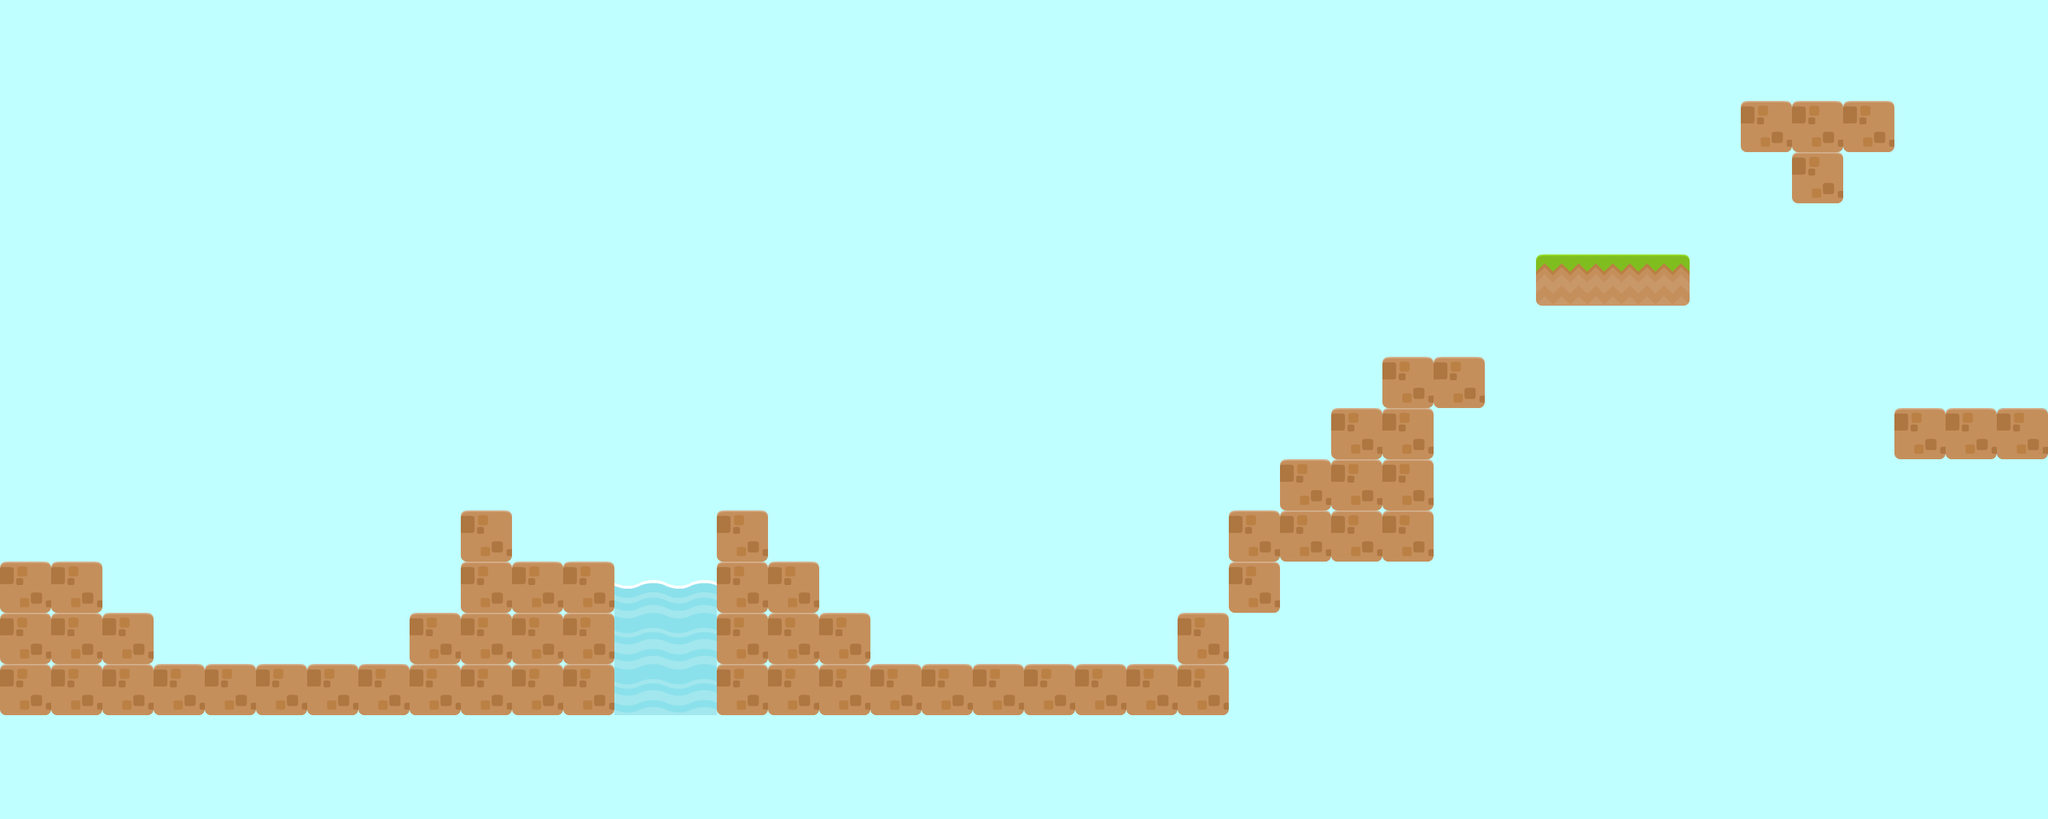

This game map was drawn from its Tiled (.tmx) file and the tilesets committed beside it. A one-line description and the full map source follow:
An orthogonal 40x16 tile map with 70x70 px tiles, 2 tile layers (background, tiles) and 37 objects (20x pedra, 3x grumpy, 3x life, 3x book, 2x frog, ...).

<map version="1.0" orientation="orthogonal" renderorder="right-down" width="40" height="16" tilewidth="70" tileheight="70" backgroundcolor="#c0ffff" nextobjectid="57">
 <tileset firstgid="1" name="tiles_spritesheet" tilewidth="72" tileheight="72">
  <image source="tiles_spritesheet.png" width="864" height="936" />
 </tileset>
 <layer name="background" width="40" height="16">
  <data encoding="csv">
0,0,0,0,0,0,0,0,0,0,0,0,0,0,0,0,0,0,0,0,0,0,0,0,0,0,0,0,0,0,0,0,0,0,0,0,0,0,0,0,
0,0,0,0,0,0,0,0,0,0,0,0,0,0,0,0,0,0,0,0,0,0,0,0,0,0,0,0,0,0,0,0,0,0,0,0,0,0,0,0,
0,0,0,0,0,0,0,0,0,0,0,0,0,0,0,0,0,0,0,0,0,0,0,0,0,0,0,0,0,0,0,0,0,0,0,0,0,0,0,0,
0,0,0,0,0,0,0,0,0,0,0,0,0,0,0,0,0,0,0,0,0,0,0,0,0,0,0,0,0,0,0,0,0,0,0,0,0,0,0,0,
0,0,0,0,0,0,0,0,0,0,0,0,0,0,0,0,0,0,0,0,0,0,0,0,0,0,0,0,0,0,0,0,0,0,0,0,0,0,0,0,
0,0,0,0,0,0,0,0,0,0,0,0,0,0,0,0,0,0,0,0,0,0,0,0,0,0,0,0,0,0,0,0,0,0,0,0,0,0,0,0,
0,0,0,0,0,0,0,0,0,0,0,0,0,0,0,0,0,0,0,0,0,0,0,0,0,0,0,0,0,0,0,0,0,0,0,0,0,0,0,0,
0,0,0,0,0,0,0,0,0,0,0,0,0,0,0,0,0,0,0,0,0,0,0,0,0,0,0,0,0,0,0,0,0,0,0,0,0,0,0,0,
0,0,0,0,0,0,0,0,0,0,0,0,0,0,0,0,0,0,0,0,0,0,0,0,0,0,0,0,0,0,0,0,0,0,0,0,0,0,0,0,
0,0,0,0,0,0,0,0,0,0,0,0,0,0,0,0,0,0,0,0,0,0,0,0,0,0,0,0,0,0,0,0,0,0,0,0,0,0,0,0,
0,0,0,0,0,0,0,0,0,0,0,0,0,0,0,0,0,0,0,0,0,0,0,0,0,0,0,0,0,0,0,0,0,0,0,0,0,0,0,0,
0,0,0,0,0,0,0,0,0,0,0,0,0,0,0,0,0,0,0,0,0,0,0,0,0,0,0,0,0,0,0,0,0,0,0,0,0,0,0,0,
0,0,0,0,0,0,0,0,0,0,0,0,0,0,0,0,0,0,0,0,0,0,0,0,0,0,0,0,0,0,0,0,0,0,0,0,0,0,0,0,
0,0,0,0,0,0,0,0,0,0,0,0,0,0,0,0,0,0,0,0,0,0,0,0,0,0,0,0,0,0,0,0,0,0,0,0,0,0,0,0,
0,0,0,0,0,0,0,0,0,0,0,0,0,0,0,0,0,0,0,0,0,0,0,0,0,0,0,0,0,0,0,0,0,0,0,0,0,0,0,0,
0,0,0,0,0,0,0,0,0,0,0,0,0,0,0,0,0,0,0,0,0,0,0,0,0,0,0,0,0,0,0,0,0,0,0,0,0,0,0,0
</data>
 </layer>
 <layer name="tiles" width="40" height="16">
  <data encoding="csv">
0,0,0,0,0,0,0,0,0,0,0,0,0,0,0,0,0,0,0,0,0,0,0,0,0,0,0,0,0,0,0,0,0,0,0,0,0,0,0,0,
0,0,0,0,0,0,0,0,0,0,0,0,0,0,0,0,0,0,0,0,0,0,0,0,0,0,0,0,0,0,0,0,0,0,0,0,0,0,0,0,
0,0,0,0,0,0,0,0,0,0,0,0,0,0,0,0,0,0,0,0,0,0,0,0,0,0,0,0,0,0,0,0,0,0,4,4,4,0,0,0,
0,0,0,0,0,0,0,0,0,0,0,0,0,0,0,0,0,0,0,0,0,0,0,0,0,0,0,0,0,0,0,0,0,0,0,4,0,0,0,0,
0,0,0,0,0,0,0,0,0,0,0,0,0,0,0,0,0,0,0,0,0,0,0,0,0,0,0,0,0,0,0,0,0,0,0,0,0,0,0,0,
0,0,0,0,0,0,0,0,0,0,0,0,0,0,0,0,0,0,0,0,0,0,0,0,0,0,0,0,0,0,116,104,92,0,0,0,0,0,0,0,
0,0,0,0,0,0,0,0,0,0,0,0,0,0,0,0,0,0,0,0,0,0,0,0,0,0,0,0,0,0,0,0,0,0,0,0,0,0,0,0,
0,0,0,0,0,0,0,0,0,0,0,0,0,0,0,0,0,0,0,0,0,0,0,0,0,0,0,4,4,0,0,0,0,0,0,0,0,0,0,0,
0,0,0,0,0,0,0,0,0,0,0,0,0,0,0,0,0,0,0,0,0,0,0,0,0,0,4,4,0,0,0,0,0,0,0,0,0,4,4,4,
0,0,0,0,0,0,0,0,0,0,0,0,0,0,0,0,0,0,0,0,0,0,0,0,0,4,4,4,0,0,0,0,0,0,0,0,0,0,0,0,
0,0,0,0,0,0,0,0,0,4,0,0,0,0,4,0,0,0,0,0,0,0,0,0,4,4,4,4,0,0,0,0,0,0,0,0,0,0,0,0,
4,4,0,0,0,0,0,0,0,4,4,4,103,103,4,4,0,0,0,0,0,0,0,0,4,0,0,0,0,0,0,0,0,0,0,0,0,0,0,0,
4,4,4,0,0,0,0,0,4,4,4,4,44,44,4,4,4,0,0,0,0,0,0,4,0,0,0,0,0,0,0,0,0,0,0,0,0,0,0,0,
4,4,4,4,4,4,4,4,4,4,4,4,44,44,4,4,4,4,4,4,4,4,4,4,0,0,0,0,0,0,0,0,0,0,0,0,0,0,0,0,
0,0,0,0,0,0,0,0,0,0,0,0,0,0,0,0,0,0,0,0,0,0,0,0,0,0,0,0,0,0,0,0,0,0,0,0,0,0,0,0,
0,0,0,0,0,0,0,0,0,0,0,0,0,0,0,0,0,0,0,0,0,0,0,0,0,0,0,0,0,0,0,0,0,0,0,0,0,0,0,0
</data>
 </layer>
 <objectgroup name="collision">
  <object id="15" name="1" type="pedra" x="138.67" y="841.333" width="66.6667" height="65.3333" />
  <object id="16" name="2" type="pedra" x="564" y="842.666" width="64" height="65.3333" />
  <object id="17" name="3" type="pedra" x="209.333" y="909.333" width="350.667" height="62.6667" />
  <object id="25" name="4" type="pedra" x="1.33667" y="770.666" width="137.333" height="68" />
  <object id="26" name="5" type="pedra" x="630.667" y="701.333" width="62.6667" height="138.667" />
  <object id="27" name="6" type="pedra" x="701.333" y="769.333" width="62.6667" height="138.667" />
  <object id="28" name="7" type="pedra" x="766.667" y="769.333" width="69.3333" height="128" />
  <object id="31" name="8" type="pedra" x="-56" y="275.999" width="70.6667" height="492" />
  <object id="32" name="9" type="pedra" x="976" y="701.333" width="70.6667" height="208" />
  <object id="33" name="10" type="pedra" x="1046.67" y="769.333" width="70.6667" height="208" />
  <object id="34" name="11" type="pedra" x="1121.33" y="839.999" width="65.3333" height="133.333" />
  <object id="35" name="12" type="pedra" x="1186.67" y="909.333" width="418.667" height="64" />
  <object id="36" name="13" type="pedra" x="1612" y="839.999" width="65.3333" height="133.333" />
  <object id="37" name="14" type="pedra" x="1678.67" y="701.333" width="65.3333" height="133.333" />
  <object id="38" name="15" type="pedra" x="1749.33" y="629.333" width="65.3333" height="133.333" />
  <object id="39" name="16" type="pedra" x="1820" y="558.666" width="65.3333" height="133.333" />
  <object id="40" name="17" type="pedra" x="1892" y="489.333" width="137.333" height="69.3333" />
  <object id="41" name="18" type="pedra" x="2100" y="350.666" width="205.333" height="68" />
  <object id="42" name="19" type="pedra" x="2380" y="139.999" width="205.333" height="68" />
  <object id="48" name="20" type="pedra" x="2589.33" y="558.666" width="205.333" height="68" />
 </objectgroup>
 <objectgroup name="objects">
  <object id="11" name="player" type="player" x="70.6633" y="648.666" width="70" height="120" />
 </objectgroup>
 <objectgroup name="enemies">
  <object id="13" name="1" type="skull" x="412.333" y="844" width="64" height="64" />
  <object id="19" name="2" type="grumpy" x="206.666" y="458.667" width="70.6667" height="62.6667" />
  <object id="20" name="3" type="jumper" x="608" y="634.667" width="68" height="66.6667" />
  <object id="21" name="4" type="idle" x="705.333" y="705.333" width="64" height="61.3333" />
  <object id="22" name="5" type="frog" x="1610.67" y="774.667" width="64" height="64" />
  <object id="53" name="6" type="abismo" x="758.67" y="1006.67" width="2020" height="68" />
  <object id="54" name="2" type="grumpy" x="378.666" y="362.667" width="70.6667" height="62.6667" />
  <object id="55" name="2" type="grumpy" x="538.666" y="286.667" width="70.6667" height="62.6667" />
  <object id="56" name="5" type="frog" x="2510.67" y="46.667" width="64" height="64" />
 </objectgroup>
 <objectgroup name="collectables">
  <object id="29" name="1" type="coin" x="349.333" y="556" width="64" height="64" />
  <object id="46" name="2" type="life" x="876" y="496" width="64" height="64" />
  <object id="47" name="3" type="book" x="1896" y="328" width="64" height="64" />
  <object id="49" name="4" type="book" x="2245.33" y="106.667" width="64" height="64" />
  <object id="50" name="5" type="life" x="2244" y="181.333" width="64" height="64" />
  <object id="51" name="6" type="book" x="2520" y="44" width="64" height="64" />
  <object id="52" name="7" type="life" x="2664" y="476" width="64" height="64" />
 </objectgroup>
</map>